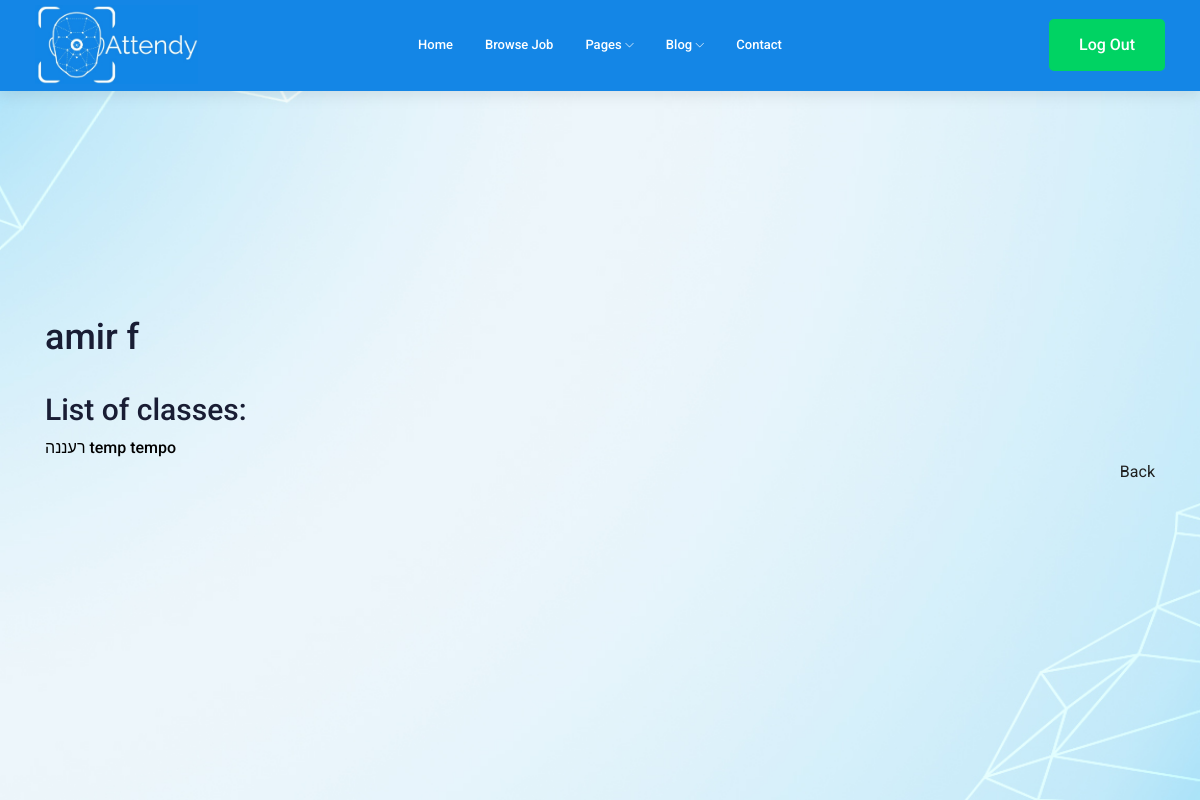
/view_teacher/1/ (signed in), run on an earlier commit of the app's database.
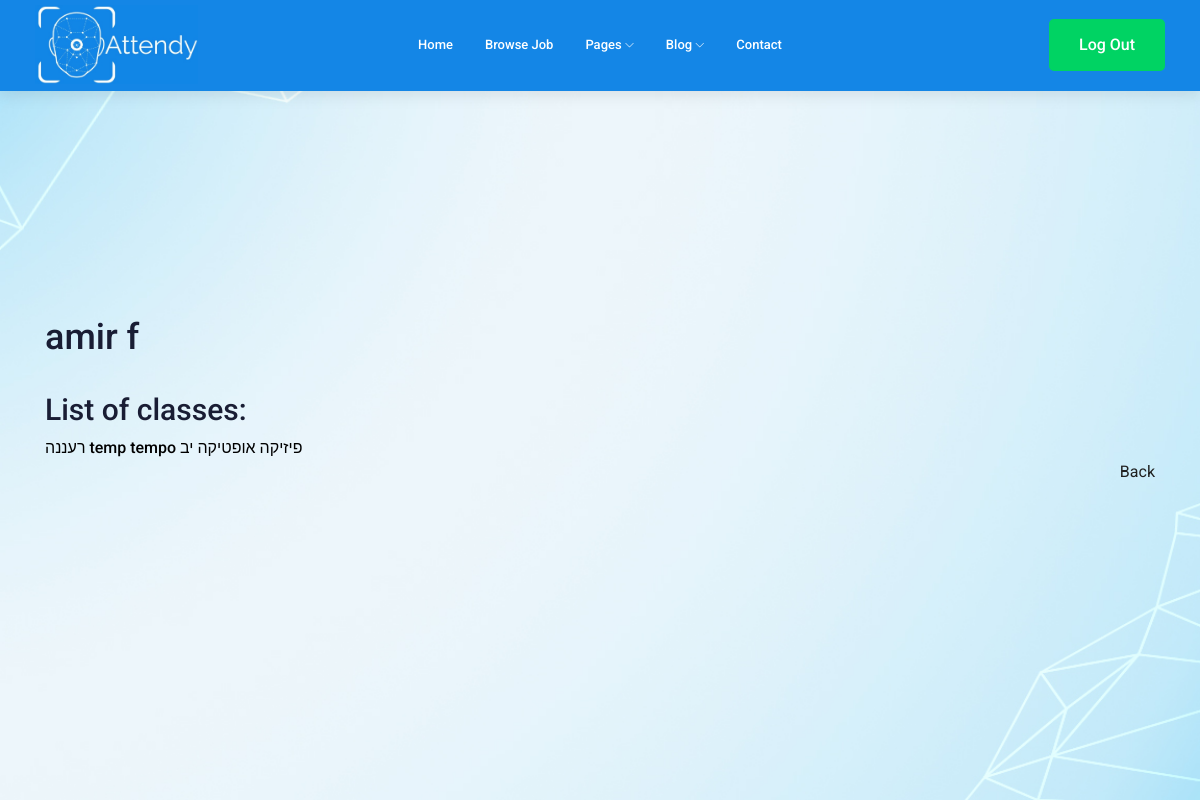
And on a later commit of the database.
### main/models.py (models this page shows, shortened)
class Teacher(models.Model):
    username = models.CharField(max_length=200, default='not set yet')
    name = models.CharField(max_length=200)
    id = models.AutoField(primary_key=True)
    is_admin = models.BooleanField(default=False)
    school = models.ForeignKey(School, default=0, on_delete=models.SET_DEFAULT)

class Class(models.Model):
    name = models.CharField(max_length=200)
    id = models.AutoField(primary_key=True)
    teacher = models.ForeignKey(Teacher, default=0, on_delete=models.SET_DEFAULT)
    student_list = models.CharField(max_length=1000, default='', blank=True)
    class Meta:
        verbose_name_plural = 'Classes'

### main/views.py (the view)
# urls.py: path('view_teacher/<int:teacher_id>/', views.view_teacher, name='view teacher'),
def view_teacher(request, teacher_id):
    if request.user.is_authenticated:
        teacher = Teacher.objects.filter(id=teacher_id)[0]
        classes = Class.objects.filter(teacher=teacher).all()
        return render(request=request, template_name='main/view_teacher.html',
                      context={'classes': classes, 'teacher': teacher})
    else:
        return redirect('main:landing page')

### main/templates/main/view_teacher.html (shortened to what this page needs)
<!DOCTYPE html>
<html lang="en">
<head>
    {% extends "main/header.html" %}
{% block content %}
<br>
<div class="container">
    <section class="hero is-primary">
        <div class="hero-body">
            <h1 class="title">{{teacher.name}}</h1>
        </div>
    </section>
    <br>
    <h2 class="subtitle">List of classes:</h2>
    <div class="list is-hoverable">
        {% for class in classes %}
        <a style="color:black; font-weight: 500;font-family: 'Roboto', sans-serif;" class="list-item"
           href="/view_teacher_class_for_admin/{{teacher.id}}/{{class.id}}">{{class.name}}</a>
        {% endfor %}
    </div>
    <a style="float:right;" class="tag is-info is-large is-light" href="/">Back</a>
</div>
{% endblock %}

### main/templates/main/header.html (shortened to what this page needs)
<!DOCTYPE html>
<html lang="en">
<head>
    <link rel="stylesheet" href="/static/css/bootstrap.min.css" type="text/css">
    <link rel="stylesheet" href="/static/css/owl.carousel.min.css" type="text/css">
    <link rel="stylesheet" href="/static/css/magnific-popup.css" type="text/css">
    <link rel="stylesheet" href="/static/css/font-awesome.min.css" type="text/css">
    <link rel="stylesheet" href="/static/css/themify-icons.css" type="text/css">
    <link rel="stylesheet" href="/static/css/nice-select.css" type="text/css">
    <link rel="stylesheet" href="/static/css/flaticon.css" type="text/css">
    <link rel="stylesheet" href="/static/css/gijgo.css" type="text/css">
    <link rel="stylesheet" href="/static/css/animate.min.css" type="text/css">
    <link rel="stylesheet" href="/static/css/slicknav.css" type="text/css">
<link rel="stylesheet" type="text/css" href="https://cdn.jsdelivr.net/npm/css-toggle-switch@latest/dist/toggle-switch.css" />
    <link rel="stylesheet" href="/static/css/style.css" type="text/css">
</head>
<body>
<header>
    <div class="header-area ">
        <div id="sticky-header" class="main-header-area sticky">
            <div class="container-fluid ">
                <div class="header_bottom_border">
                    <div class="row align-items-center">
                        <div class="col-xl-3 col-lg-2">
                            <div style="logo">
                                <a href="">
                                    <img style="max-width:163px;" src="/static/img/logo.jpeg" alt="">
                                </a>
                            </div>
                        </div>
                        <div class="col-xl-6 col-lg-7">
                            <div class="main-menu  d-none d-lg-block">
                                <nav>
                                    <ul id="navigation">
                                        <li><a href="/">home</a></li>
                                        <li><a href="jobs.html">Browse Job</a></li>
                                        <li><a href="#">pages <i class="ti-angle-down"></i></a>
                                        </li>
                                        <li><a href="#">blog <i class="ti-angle-down"></i></a>
                                        </li>
                                        <li><a href="contact.html">Contact</a></li>
                                    </ul>
                                </nav>
                            </div>
                        </div>
                        <div class="col-xl-3 col-lg-3 d-none d-lg-block">
                            <div class="Appointment">
                                {% if request.user.is_authenticated %}
                                <div class="d-none d-lg-block">
                                    <a class="boxed-btn3" href="/logout">Log out</a>
                                </div>
                                {% endif %}
                            </div>
                        </div>
                        <div class="col-12">
                        </div>
                    </div>
                </div>
            </div>
        </div>
    </div>
</header>
<div class="slider_area">
    <div class="single_slider  d-flex align-items-center slider_bg_1" style=" height: 100vh;;">
        {% block content %}{% endblock %}
    </div>
</div>
</body>
</html>

What changed in the data, as far as the page shows it:
added Class: name "פיזיקה"
added Class: name "אופטיקה יב"
